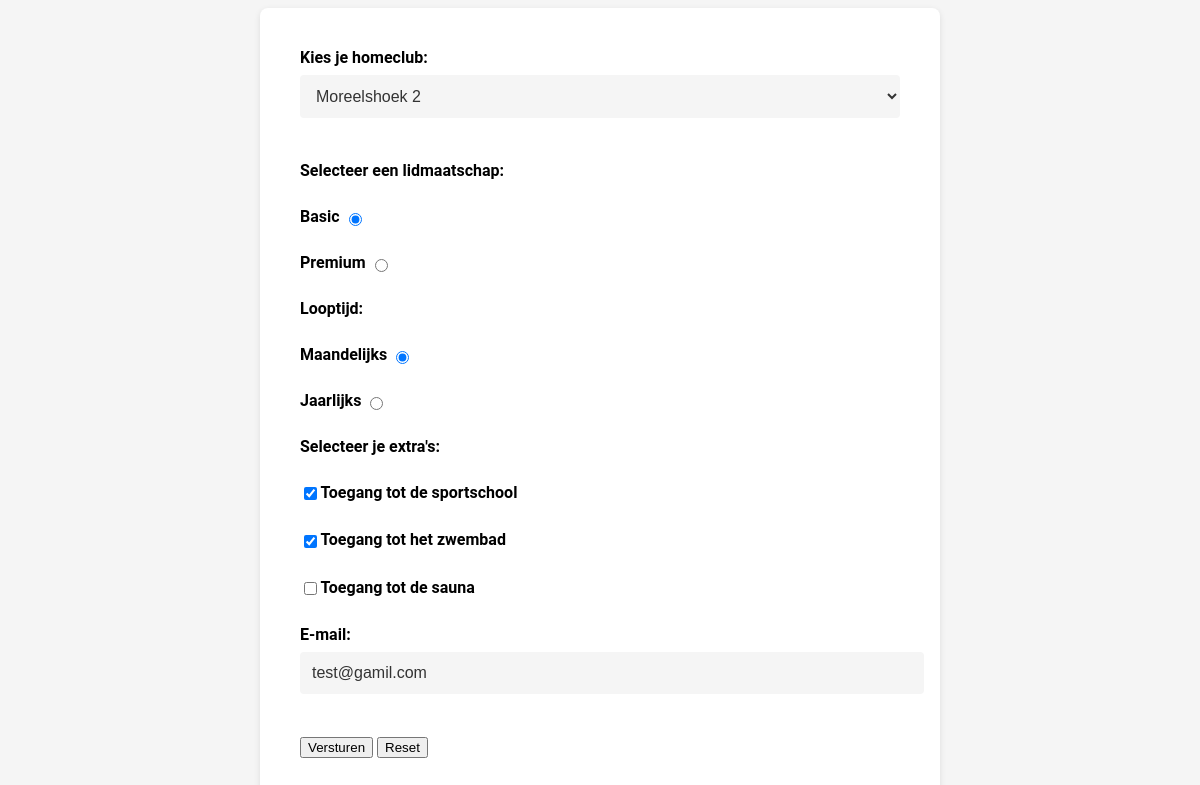
Page /update.php?id=1 on the committed database.
### tables this page shows
CREATE TABLE IF NOT EXISTS `form_data` (
  `id` int(11) NOT NULL AUTO_INCREMENT,
  `homeclub_id` int(11) NOT NULL,
  `membership_type` varchar(50) NOT NULL,
  `duration` varchar(50) NOT NULL,
  `extras` text,
  `email` varchar(50) NOT NULL,
  `submission_datetime` datetime NOT NULL,
  PRIMARY KEY (`id`),
  KEY `homeclub_id` (`homeclub_id`)
);

CREATE TABLE IF NOT EXISTS `homeclub_options` (
  `id` int(11) NOT NULL AUTO_INCREMENT,
  `name` varchar(50) NOT NULL,
  PRIMARY KEY (`id`)
);

### update.php (the view, shortened to what this page needs)
<!DOCTYPE html>
<html lang="en">
<head>
    <link rel="stylesheet" href="main.css">
</head>
<body>
    <?php
    require_once 'connect.php';
    $homeclub_options_query = "SELECT id, name FROM homeclub_options";
    $homeclub_options = $pdo->query($homeclub_options_query)->fetchAll(PDO::FETCH_ASSOC);
    $id = $_GET['id'];
    $stmt = $pdo->prepare("SELECT * FROM form_data WHERE id = :id");
    $stmt->bindValue(':id', $id);
    $stmt->execute();
    $result = $stmt->fetch(PDO::FETCH_OBJ);
    $extras = explode(',', $result->extras);
    ?>
    <form method="POST">
        <label for="homeclub">Kies je homeclub:</label>
        <select id="homeclub" name="homeclub" required>
            <?php foreach ($homeclub_options as $option) : ?>
                <option value="<?php echo $option['id']; ?>" <?php if ($result->homeclub_id == $option["id"]) echo 'selected';  ?>><?php echo $option["name"]; ?></option>
            <?php endforeach; ?>
        </select>
        <br>
        <label for="membership_type">Selecteer een lidmaatschap:</label>
        <br>
        <label for="membership_type_basic">Basic
            <input type="radio" id="membership_type_basic" name="membership_type" value="basic" <?php if ($result->membership_type == 'basic') echo 'checked'; ?> required>
        </label>
        <br>
        <label for="membership_type_premium">Premium
            <input type="radio" id="membership_type_premium" name="membership_type" value="premium" <?php if ($result->membership_type == 'premium') echo 'checked'; ?> required>
        </label>
        <br>
        <label for="duration">Looptijd:</label>
        <br>
        <label for="duration_monthly">Maandelijks
            <input type="radio" id="duration_monthly" name="duration" value="monthly" <?php if ($result->duration == 'monthly') echo 'checked'; ?> required>
        </label>
        <br>
        <label for="duration_yearly">Jaarlijks
            <input type="radio" id="duration_yearly" name="duration" value="yearly" <?php if ($result->duration == 'yearly') echo 'checked'; ?> selected required>
        </label>
        <br>
        <label for="extras[]">Selecteer je extra's:</label>
        <br>
        <label for="extra_gym">
            <input type="checkbox" id="extra_gym" name="extras[]" value="gym" <?php if (in_array("gym", $extras)) echo 'checked';  ?>>
            Toegang tot de sportschool</label>
        <br>
        <label for="extra_swimming_pool">
            <input type="checkbox" id="extra_swimming_pool" name="extras[]" value="swimming_pool" <?php if (in_array("swimming_pool", $extras)) echo 'checked';  ?>>
            Toegang tot het zwembad</label>
        <br>
        <label for="extra_sauna">
            <input type="checkbox" id="extra_sauna" name="extras[]" value="sauna" <?php if (in_array("sauna", $extras)) echo 'checked';  ?>>
            Toegang tot de sauna</label>
        <br>
        <label for="email">E-mail:</label>
        <input type="email" id="email" name="email" value="<?= $result->email ?>" required>
        <br>
        <input type="submit" value="Versturen">
        <input type="reset" value="Reset">
    </form>
</body>
</html>

### main.css (style rules this page uses)
body { font-family: 'Roboto', sans-serif; background-color: #f5f5f5; }
form { max-width: 600px; margin: 0 auto; background-color: #fff; padding: 40px; border-radius: 8px; box-shadow: 0px 2px 6px rgba(0, 0, 0, 0.1); }
label { display: block; font-weight: bold; margin-bottom: 8px; }
select, input[type='email'] { display: block; width: 100%; padding: 12px; margin-bottom: 24px; border-radius: 4px; border: none; background-color: #f5f5f5; font-size: 16px; color: #333; }
input[type='radio'], input[type='checkbox'] { display: inline-block; margin-right: 8px; vertical-align: middle; }
input[type='radio']:last-child, input[type='checkbox']:last-child { margin-right: 0; }

### rows in the picture
form_data: homeclub "Moreelshoek 2", membership_type "☑ Basic", membership_type "☐ Premium", duration "☑ Maandelijks", duration "☐ Jaarlijks", extras "☑", email "test@gamil.com"
